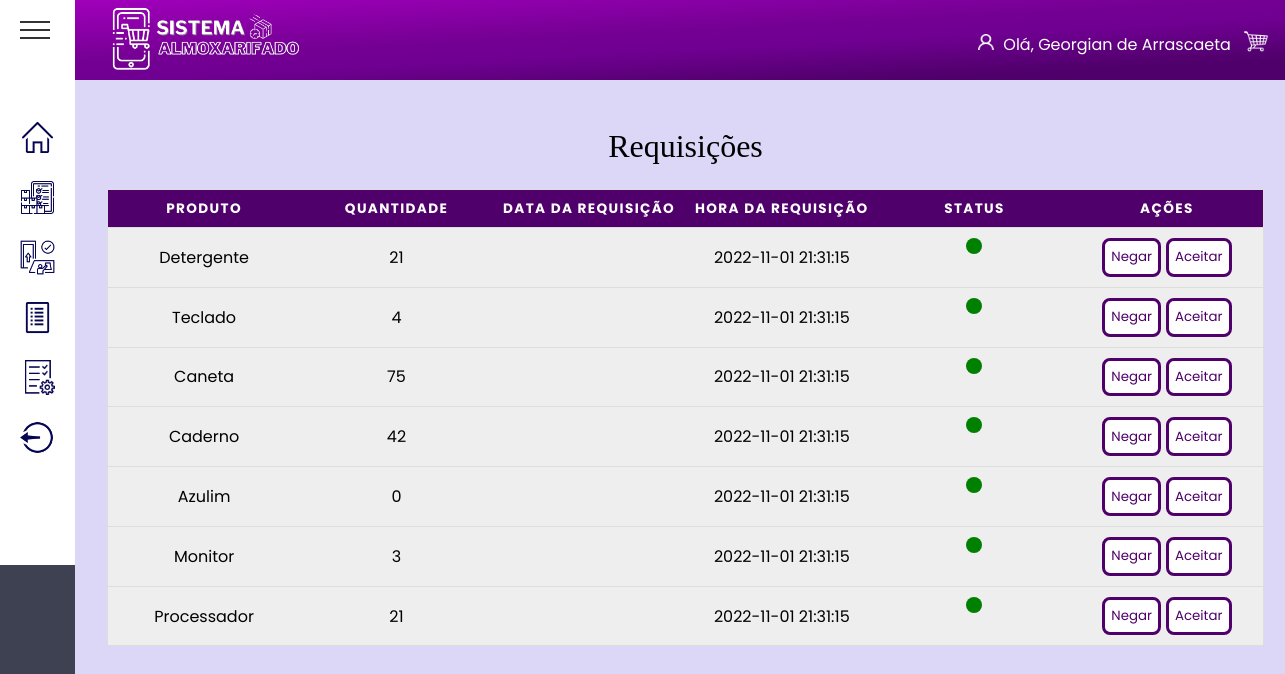
The app's page /View/Pages/Admin/requisicoes.php (signed in) with its own data.
### tables this page shows
create table produtoteste(
  nome_prod varchar (50),
  quantDisp integer,  
  id_categoria integer not null,
  id_disponibilidade integer not null,
  datacaworptura date,
  hora_cadastro TIMESTAMP DEFAULT CURRENT_TIMESTAMP,
  id_marca integer not null,  
  modeloProduto varchar(50),  
  precoProduto double,
  
  id_prod integer auto_increment primary key,
  
  foreign key (id_categoria) references categorias (id_categoria),
  foreign key (id_disponibilidade) references disponibilidade (id_disponibilidade)
);

### View/Pages/Admin/requisicoes.php (the view, shortened to what this page needs)
<?php
include_once dirname(__DIR__, 3) . '/banco.php';
?>
<!DOCTYPE html>
<html lang="pt-BR">
<head>
    <link rel="stylesheet" href="/final_php/assets/requisicoes.css">
    <link rel="stylesheet" href="/final_php/assets/template.css">
    <link rel="stylesheet" href="/final_php/assets/global.css">
</head>
<body>
    <?php include dirname(__DIR__, 3) . "/template/header.php"; ?>
    <?php include dirname(__DIR__, 3) . "/template/aside.php"; ?>
    <main class="main">
        <div class="container">
            <table>
                <caption>
                    Requisições
                </caption>
                <thead>
                    <tr>
                        <th scope="col">Produto</th>
                        <th scope="col">Quantidade</th>
                        <th scope="col">Data da requisição</th>
                        <th scope="col">Hora da requisição</th>
                        <th scope="col">Status</th>
                        <th scope="col">Ações</th>
                    </tr>
                </thead>
                <tbody>
                    <?php
                    $sql_consulta = mysqli_query($conn, "SELECT * FROM produtoteste");
                    while ($linhas = mysqli_fetch_array($sql_consulta)) { ?>
                        <tr class="tr">
                            <td data-label="Produto"><?= $linhas[0] ?></td>
                            <td data-label="Quantidade"><?= $linhas[1] ?></td>
                            <td data-label="Data"><?= $linhas[4] ?></td>
                            <td data-label="Hora"><?= $linhas[5] ?></td>
                            <td data-label="Status" class="status">
                                <div class="radius" id="statusGreen"></div>
                            </td>
                            <td data-label="Ações">
                                <button class="btnRequi">Negar</button>
                                <button class="btnRequi">Aceitar</button>
                            </td>
                       </tr>
                    <?php } ?>
                </tbody>
            </table>
        </div>
    </main>
</body>
</html>

### assets/requisicoes.css (style rules this page uses)
.container { padding: 2rem; }
table { flex-direction: column; border: 1px solid black; border-collapse: collapse; margin: 0; padding: 0; width: 100%; table-layout: fixed; }
table caption { font-size: 2em; font-family: ui-monospace; margin: 0.5em 0 0.75em; }
table tr { background-color: #eee; border: 1px solid #ddd; padding: 0.35em; }
table th, table td { padding: 0.625em; text-align: center; }
table th { font-size: 0.85em; letter-spacing: 0.1em; text-transform: uppercase; background-color: rgb(79, 0, 106); color: #fff; }
table tbody { width: 100%; }
.status { display: flex; justify-content: center; align-items: center; }
.radius { border-radius: 50%; width: 1rem; height: 1rem; flex-shrink: 0; }
#statusGreen { background-color: green; }

### assets/template.css (style rules this page uses)
body { overflow: hidden; display: grid; grid-template-columns: 1fr 25fr; grid-template-rows: 80px 1fr 80px; grid-template-areas: "aside header" "aside main" "aside footer"; height: 100vh; background: #DCD6F7; }
.main { grid-area: main; overflow-y: scroll; padding: 0 4rem 0 0; }

### assets/global.css (style rules this page uses)
* { margin: 0; padding: 0; box-sizing: border-box; font-family: "Josefin Sans", sans-serif; }
*, button, input { border: 0; background-color: none; font-size: -apple-system, system-ui, BlinkMacSystemFont, "Segoe UI", Roboto, "Helvetica Neue", Ubuntu, Arial, sans-serif; }

### template/aside.php (style rules this page uses)
* { margin: 0; padding: 0; box-sizing: border-box; font-family: 'Poppins', sans-serif; }

### View/Pages/Admin/requisicoes.php (style rules this page uses)
.btnRequi { background: #fff; color: rgb(79, 0, 106); padding: 0.4rem; border: 0.2rem solid rgb(79, 0, 106); border-radius: 0.5rem; transition: 0.5s; }

### records on screen
produtoteste: nome_prod "Detergente", quantDisp "21", hora_cadastro "2022-11-01 21:31:15"
produtoteste: nome_prod "Teclado", quantDisp "4", hora_cadastro "2022-11-01 21:31:15"
produtoteste: nome_prod "Caneta", quantDisp "75", hora_cadastro "2022-11-01 21:31:15"
produtoteste: nome_prod "Caderno", quantDisp "42", hora_cadastro "2022-11-01 21:31:15"
produtoteste: nome_prod "Azulim", quantDisp "0", hora_cadastro "2022-11-01 21:31:15"
produtoteste: nome_prod "Monitor", quantDisp "3", hora_cadastro "2022-11-01 21:31:15"
produtoteste: nome_prod "Processador", quantDisp "21", hora_cadastro "2022-11-01 21:31:15"

### other values on screen
$_SESSION['username'] "Georgian de Arrascaeta"
